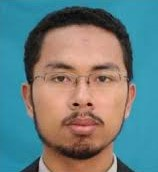
#> input picture bang.jpg, 158 x 172 px
$ python face_detection_script.py bang.jpg
#> lines starting #> are read from the running program, lines starting #| are printed output that depends on the picture
import cv2
import sys
import os

# Function to check the human face in the picture
def is_human_opencv(image_path):
    # download image from path
#> called with image_path = 'bang.jpg'
    img = cv2.imread(image_path)
#> img is the input picture: shape (172, 158, 3); mean B, G, R 127.6, 127, 107.7

    # Convert the image to grayscale
    gray = cv2.cvtColor(img, cv2.COLOR_BGR2GRAY)
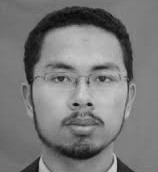
#> gray: shape (172, 158); min 6, max 209, mean 121.3

    # Load the Haarcascades model for face checking
    face_cascade = cv2.CascadeClassifier(cv2.data.haarcascades + 'haarcascade_frontalface_default.xml')

    # Face check
    faces = face_cascade.detectMultiScale(gray, scaleFactor=1.3, minNeighbors=5)
#> faces = [[23, 33, 118, 118]]

    # If there is a face, return True (human image)
    return len(faces) > 0

# Examples of use
if __name__ == "__main__":
    # Get the image path from the command line arguments
    image_path = ' '.join(sys.argv[1:])

    "Ensure the image path exists"
    if not os.path.exists(image_path):
        print("Error: The specified image path does not exist.")
        sys.exit(1)

    result = is_human_opencv(image_path)
#> result = True

    # Print the result to standard output
    print(result)
#| True
